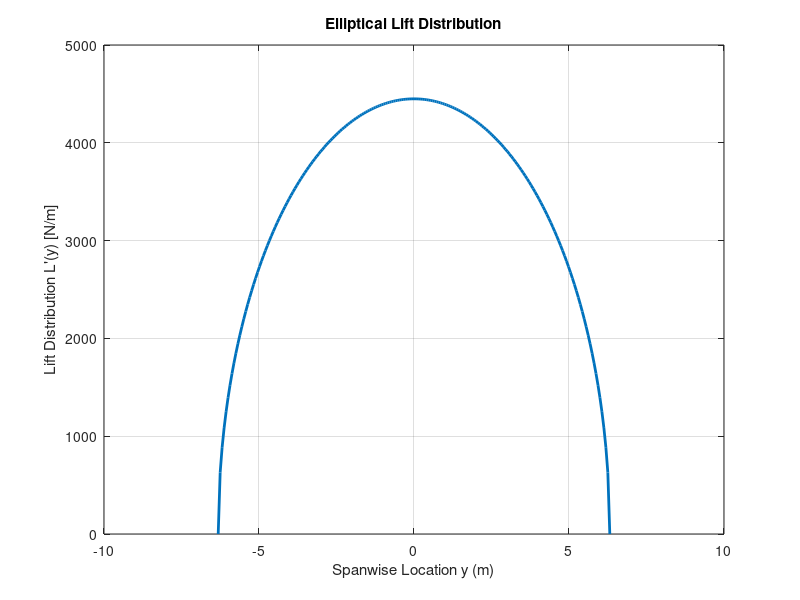

MATLAB code for this plot: (Note: this script raises an error after producing the figure.)
clc;
clear;
close all;

%% =====================================
% AIRCRAFT PARAMETERS
%% =====================================

g = 9.81;

MTOW = 4500;
W = MTOW * g;

AR = 9;
S = 17.73;

%% =====================================
% WING GEOMETRY
%% =====================================

b = sqrt(AR * S);

fprintf('Wing Span = %.2f m\n', b);

%% =====================================
% SPANWISE LOCATION
%% =====================================

N = 200;

y = linspace(-b/2, b/2, N);

%% =====================================
% ELLIPTICAL LIFT DISTRIBUTION
%% =====================================

L_total = W;

L_prime = ...
    (4 * L_total) / (pi * b) .* ...
    sqrt(1 - (2*y/b).^2);

%% =====================================
% PLOT LIFT DISTRIBUTION
%% =====================================

figure;

plot(y, L_prime,...
    'LineWidth',2);

xlabel('Spanwise Location y (m)');

ylabel('Lift Distribution L''(y) [N/m]');

title('Elliptical Lift Distribution');

grid on;

output_png = fullfile(...
    projectRoot(),...
    '03_MATLAB',...
    'Figures',...
    'Aerodynamics',...
    'lift_distribution.png');

saveas(gcf, output_png);

%% =====================================
% TOTAL LIFT VALIDATION
%% =====================================

Lift_Check = trapz(y, L_prime);

fprintf('\nIntegrated Lift = %.2f N\n', Lift_Check);

fprintf('Aircraft Weight = %.2f N\n', W);

%% =====================================
% EXPORT DATA
%% =====================================

Lift_Data = table(y', L_prime',...
    'VariableNames',...
    {'Spanwise_Location_m',...
     'Lift_Distribution_N_per_m'});

output_csv = fullfile(...
    projectRoot(),...
    '03_MATLAB',...
    'Results',...
    'Aerodynamics',...
    'lift_distribution.csv');

writetable(Lift_Data, output_csv);

fprintf('\nLift distribution exported.\n');
